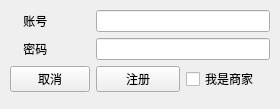
<?xml version="1.0" encoding="UTF-8"?>
<ui version="4.0">
 <class>reg</class>
 <widget class="QWidget" name="reg">
  <property name="geometry">
   <rect>
    <x>0</x>
    <y>0</y>
    <width>280</width>
    <height>109</height>
   </rect>
  </property>
  <property name="windowTitle">
   <string>Form</string>
  </property>
  <widget class="QWidget" name="formLayoutWidget">
   <property name="geometry">
    <rect>
     <x>10</x>
     <y>10</y>
     <width>260</width>
     <height>91</height>
    </rect>
   </property>
   <layout class="QFormLayout" name="formLayout">
    <item row="2" column="0">
     <widget class="QPushButton" name="cancel">
      <property name="text">
       <string>取消</string>
      </property>
     </widget>
    </item>
    <item row="2" column="1">
     <layout class="QHBoxLayout" name="horizontalLayout">
      <item>
       <widget class="QPushButton" name="reg_2">
        <property name="text">
         <string>注册</string>
        </property>
       </widget>
      </item>
      <item>
       <widget class="QCheckBox" name="type">
        <property name="text">
         <string>我是商家</string>
        </property>
       </widget>
      </item>
     </layout>
    </item>
    <item row="0" column="1">
     <widget class="QLineEdit" name="name"/>
    </item>
    <item row="1" column="1">
     <widget class="QLineEdit" name="password"/>
    </item>
    <item row="0" column="0">
     <widget class="QLabel" name="label">
      <property name="text">
       <string>    账号</string>
      </property>
     </widget>
    </item>
    <item row="1" column="0">
     <widget class="QLabel" name="label_2">
      <property name="text">
       <string>    密码</string>
      </property>
     </widget>
    </item>
   </layout>
  </widget>
 </widget>
 <resources/>
 <connections/>
</ui>
